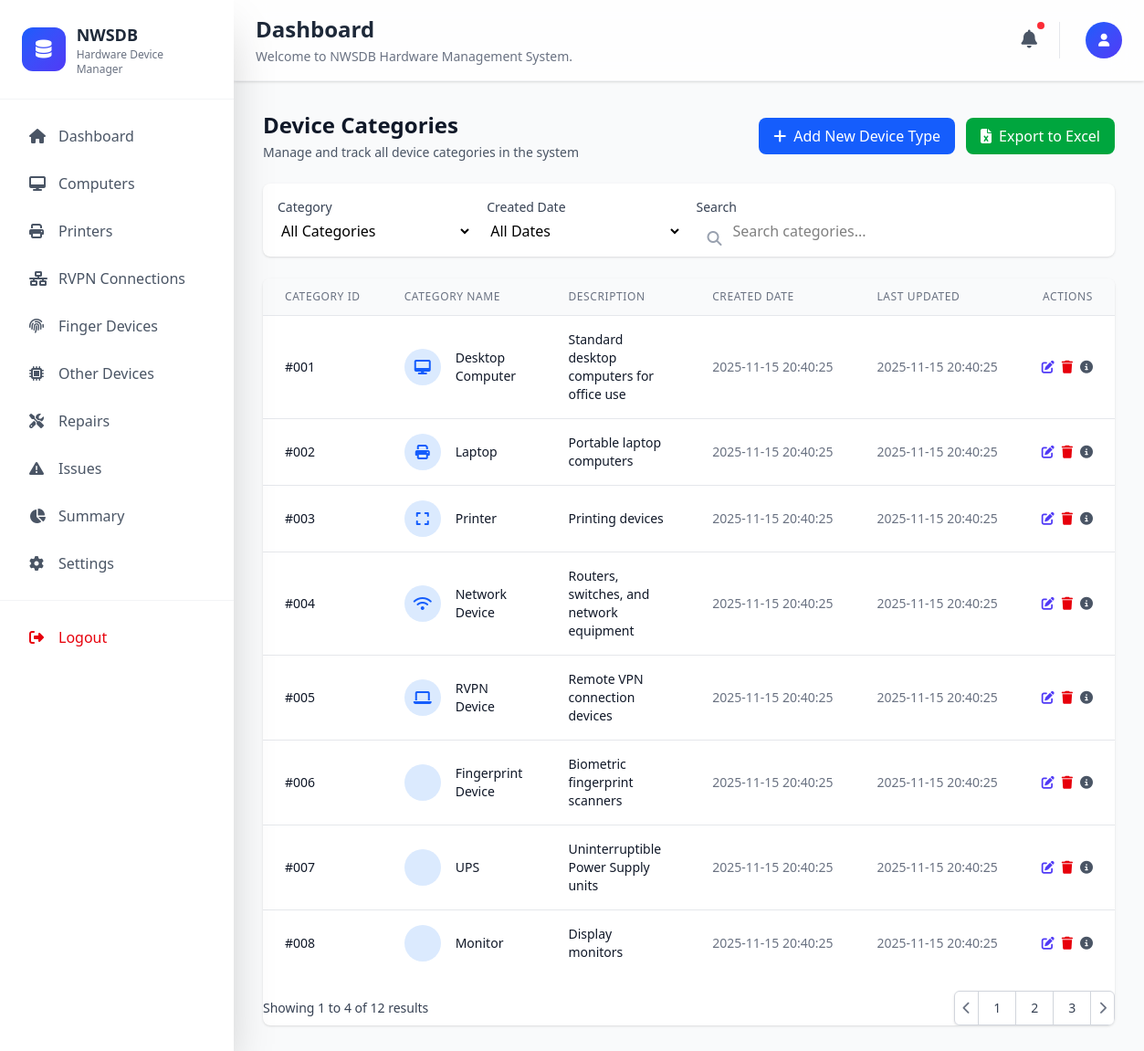
Screenshot of /admin/devices.php with the database file from the repository.
### tables this page shows
CREATE TABLE device_categories (
  category_id INT UNSIGNED NOT NULL AUTO_INCREMENT,
  category_name VARCHAR(100) NOT NULL,
  description TEXT NULL,
  created_at DATETIME DEFAULT CURRENT_TIMESTAMP,
  updated_at DATETIME DEFAULT CURRENT_TIMESTAMP ON UPDATE CURRENT_TIMESTAMP,
  PRIMARY KEY (category_id),
  UNIQUE (category_name)
);

### functions/Database.php (called while the page is built, shortened)
<?php
class Database
{
    private $conn;
    private static $instance = null;
    private function __construct()
    {
        try {
            $this->conn = new PDO(
                "mysql:host=" . DB_HOST . ";dbname=" . DB_NAME,
                DB_USERNAME,
                DB_PASSWORD
            );
            $this->conn->setAttribute(PDO::ATTR_ERRMODE, PDO::ERRMODE_EXCEPTION);
            $this->conn->setAttribute(PDO::ATTR_DEFAULT_FETCH_MODE, PDO::FETCH_ASSOC);
        } catch (PDOException $e) {
            die("Connection failed: " . $e->getMessage());
        }
    }
    public static function getInstance()
    {
        if (self::$instance === null) {
            self::$instance = new self();
        }
        return self::$instance;
    }
    private function executeQuery($query, $params = [])
    {
        try {
            $stmt = $this->conn->prepare($query);
            $stmt->execute($params);
            return $stmt;
        } catch (PDOException $e) {
            error_log("Query execution failed: " . $e->getMessage());
            return false;
        }
    }
    public function select($table, $columns = ["*"], $where = [], $orderBy = "", $limit = null, $offset = null)
    {
        try {
            $query = "SELECT " . implode(", ", $columns) . " FROM {$table}";
            $params = [];
            $stmt = $this->executeQuery($query, $params);
            return $stmt ? $stmt->fetchAll() : false;
        } catch (PDOException $e) {
            error_log("Select failed: " . $e->getMessage());
            return false;
        }
    }
}

### functions/DbHelper.php (called while the page is built, shortened)
<?php
require_once __DIR__ . '/Database.php';
class DbHelper
{
    private static $db;
    public static function init()
    {
        if (!self::$db) {
            self::$db = Database::getInstance();
        }
    }
    public static function getAllDeviceCategories()
    {
        $deviceCategories = self::$db->select('device_categories');
        return $deviceCategories ? $deviceCategories : false;
    }
}

### admin/devices.php (the view, shortened to what this page needs)
<?php
require_once '../functions/DbHelper.php';
$allCategories = DbHelper::getAllDeviceCategories();
$deviceIcons = ['fas fa-desktop', 'fas fa-print', 'fa-solid fa-expand', 'fa-solid fa-wifi', 'fas fa-laptop']
?>
<!DOCTYPE html>
<html lang="en">
<head>
    <script src="https://cdn.jsdelivr.net/npm/@tailwindcss/browser@4"></script>
    <link rel="stylesheet" href="https://cdnjs.cloudflare.com/ajax/libs/font-awesome/6.4.0/css/all.min.css" />
</head>
<body class="min-h-screen bg-gray-50">
    <?php
    include '../components/sidemenu.php';
    ?>
    <div class="lg:pl-64 min-h-screen flex flex-col">
        <?php
        include '../components/header.php'; ?>
        <main class="flex-1 max-w-7xl mx-auto px-4 sm:px-6 lg:px-8 py-8">
            <div class="mb-6 flex flex-col md:flex-row md:items-center md:justify-between">
                <div>
                    <h1 class="text-2xl font-bold text-gray-900">Device Categories</h1>
                    <p class="mt-1 text-sm text-gray-600">Manage and track all device categories in the system</p>
                </div>
                <div class="mt-4 md:mt-0 flex flex-col sm:flex-row gap-3">
                    <button command="show-modal" commandfor="dialog" class="inline-flex items-center px-4 py-2 bg-blue-600 text-white rounded-lg hover:bg-blue-700 focus:outline-none focus:ring-2 focus:ring-blue-500">
                        <i class="fas fa-plus mr-2"></i>
                        Add New Device Type
                    </button>
                    <button class="inline-flex items-center px-4 py-2 bg-green-600 text-white rounded-lg hover:bg-green-700 focus:outline-none focus:ring-2 focus:ring-green-500">
                        <i class="fas fa-file-excel mr-2"></i>
                        Export to Excel
                    </button>
                </div>
            </div>
            <div class="mb-6 bg-white rounded-lg shadow p-4">
                <div class="grid grid-cols-1 md:grid-cols-2 lg:grid-cols-4 gap-4">
                    <div>
                        <label class="block text-sm font-medium text-gray-700 mb-1">Category</label>
                        <select class="w-full rounded-lg border-gray-300 focus:border-blue-500 focus:ring-blue-500">
                            <option value="">All Categories</option>
                        </select>
                    </div>
                    <div>
                        <label class="block text-sm font-medium text-gray-700 mb-1">Created Date</label>
                        <select class="w-full rounded-lg border-gray-300 focus:border-blue-500 focus:ring-blue-500">
                            <option value="">All Dates</option>
                        </select>
                    </div>
                    <div class="lg:col-span-2">
                        <label class="block text-sm font-medium text-gray-700 mb-1">Search</label>
                        <div class="relative">
                            <input type="text" placeholder="Search categories..." class="w-full rounded-lg border-gray-300 focus:border-blue-500 focus:ring-blue-500 pl-10">
                            <i class="fas fa-search absolute left-3 top-3 text-gray-400"></i>
                        </div>
                    </div>
                </div>
            </div>
            <div class="bg-white rounded-lg shadow overflow-hidden">
                <div class="overflow-x-auto">
                    <table class="min-w-full divide-y divide-gray-200">
                        <thead class="bg-gray-50">
                            <tr>
                                <th scope="col" class="px-6 py-3 text-left text-xs font-medium text-gray-500 uppercase tracking-wider whitespace-nowrap">Category ID</th>
                                <th scope="col" class="px-6 py-3 text-left text-xs font-medium text-gray-500 uppercase tracking-wider whitespace-nowrap">Category Name</th>
                                <th scope="col" class="px-6 py-3 text-left text-xs font-medium text-gray-500 uppercase tracking-wider whitespace-nowrap">Description</th>
                                <th scope="col" class="px-6 py-3 text-left text-xs font-medium text-gray-500 uppercase tracking-wider whitespace-nowrap">Created Date</th>
                                <th scope="col" class="px-6 py-3 text-left text-xs font-medium text-gray-500 uppercase tracking-wider whitespace-nowrap">Last Updated</th>
                                <th scope="col" class="px-6 py-3 text-right text-xs font-medium text-gray-500 uppercase tracking-wider whitespace-nowrap">Actions</th>
                            </tr>
                        </thead>
                        <tbody class="bg-white divide-y divide-gray-200">
                            <?php
                            foreach ($allCategories as $key => $category) { ?>
                                <tr class="hover:bg-gray-50">
                                    <td class="px-6 py-4 whitespace-nowrap text-sm font-medium text-gray-900">
                                        #00<?php echo $category['category_id'] ?>
                                    </td>
                                    <td class="px-6 py-4">
                                        <div class="flex items-center">
                                            <div class="flex-shrink-0 h-10 w-10">
                                                <span class="h-10 w-10 rounded-full bg-blue-100 flex items-center justify-center text-blue-600">
                                                    <i class="<?php echo $deviceIcons[$key] ?>"></i>
                                                </span>
                                            </div>
                                            <div class="ml-4">
                                                <div class="text-sm font-medium text-gray-900"><?php echo $category['category_name'] ?></div>
                                            </div>
                                        </div>
                                    </td>
                                    <td class="px-6 py-4">
                                        <div class="text-sm text-gray-900">
                                            <?php echo $category['description'] ?>
                                        </div>
                                    </td>
                                    <td class="px-6 py-4 whitespace-nowrap text-sm text-gray-500">
                                        <?php echo $category['created_at'] ?>
                                    </td>
                                    <td class="px-6 py-4 whitespace-nowrap text-sm text-gray-500">
                                        <?php echo $category['updated_at'] ?>
                                    </td>
                                    <td class="px-6 py-4 text-right text-sm font-medium">
                                        <div class="flex justify-end space-x-2">
                                            <button class="text-indigo-600 hover:text-indigo-900" title="Edit">
                                                <i class="fas fa-edit"></i>
                                            </button>
                                            <button class="text-red-600 hover:text-red-900 cousor-pointer" title="Delete">
                                                <a href="./handlers/deleteHandler.php?action=delete_device_category&category_id=<?php echo $category['category_id']; ?>">
                                                    <i class="fas fa-trash"></i>
                                                </a>
                                            </button>
                                            <button class="text-gray-600 hover:text-gray-900" title="View Details">
                                                <i class="fas fa-info-circle"></i>
                                            </button>
                                        </div>
                                    </td>
                                </tr>
                            <?php }
                            ?>
                        </tbody>
                    </table>
                    <div class="mt-4 flex items-center justify-between">
                        <div class="hidden sm:flex-1 sm:flex sm:items-center sm:justify-between">
                            <div>
                                <p class="text-sm text-gray-700">
                                    Showing <span class="font-medium">1</span> to <span class="font-medium">4</span> of <span class="font-medium">12</span> results
                                </p>
                            </div>
                            <div>
                                <nav class="relative z-0 inline-flex rounded-md shadow-sm -space-x-px" aria-label="Pagination">
                                    <button class="relative inline-flex items-center px-2 py-2 rounded-l-md border border-gray-300 bg-white text-sm font-medium text-gray-500 hover:bg-gray-50">
                                        <i class="fas fa-chevron-left"></i>
                                    </button>
                                    <button class="relative inline-flex items-center px-4 py-2 border border-gray-300 bg-white text-sm font-medium text-gray-700 hover:bg-gray-50">
                                        1
                                    </button>
                                    <button class="relative inline-flex items-center px-4 py-2 border border-gray-300 bg-white text-sm font-medium text-gray-700 hover:bg-gray-50">
                                        2
                                    </button>
                                    <button class="relative inline-flex items-center px-4 py-2 border border-gray-300 bg-white text-sm font-medium text-gray-700 hover:bg-gray-50">
                                        3
                                    </button>
                                    <button class="relative inline-flex items-center px-2 py-2 rounded-r-md border border-gray-300 bg-white text-sm font-medium text-gray-500 hover:bg-gray-50">
                                        <i class="fas fa-chevron-right"></i>
                                    </button>
                                </nav>
                            </div>
                        </div>
                    </div>
        </main>
    </div>
</body>
</html>

### rows the page displays
device_categories: category_id "1", category_name "Desktop Computer", description "Standard desktop computers for office use", created_at "2025-11-15 20:40:25", updated_at "2025-11-15 20:40:25"
device_categories: category_id "2", category_name "Laptop", description "Portable laptop computers", created_at "2025-11-15 20:40:25", updated_at "2025-11-15 20:40:25"
device_categories: category_id "3", category_name "Printer", description "Printing devices", created_at "2025-11-15 20:40:25", updated_at "2025-11-15 20:40:25"
device_categories: category_id "4", category_name "Network Device", description "Routers, switches, and network equipment", created_at "2025-11-15 20:40:25", updated_at "2025-11-15 20:40:25"
device_categories: category_id "5", category_name "RVPN Device", description "Remote VPN connection devices", created_at "2025-11-15 20:40:25", updated_at "2025-11-15 20:40:25"
device_categories: category_id "6", category_name "Fingerprint Device", description "Biometric fingerprint scanners", created_at "2025-11-15 20:40:25", updated_at "2025-11-15 20:40:25"
device_categories: category_id "7", category_name "UPS", description "Uninterruptible Power Supply units", created_at "2025-11-15 20:40:25", updated_at "2025-11-15 20:40:25"
device_categories: category_id "8", category_name "Monitor", description "Display monitors", created_at "2025-11-15 20:40:25", updated_at "2025-11-15 20:40:25"

### other values shown
$page_title "Dashboard"
$page_description "Welcome to NWSDB Hardware Management System."
